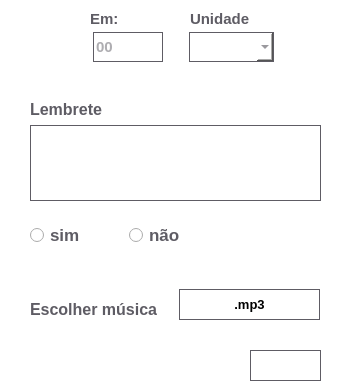
<?xml version="1.0" encoding="UTF-8"?>
<ui version="4.0">
 <class>form1</class>
 <widget class="QWidget" name="form1">
  <property name="windowModality">
   <enum>Qt::ApplicationModal</enum>
  </property>
  <property name="geometry">
   <rect>
    <x>0</x>
    <y>0</y>
    <width>360</width>
    <height>390</height>
   </rect>
  </property>
  <property name="sizePolicy">
   <sizepolicy hsizetype="Preferred" vsizetype="Preferred">
    <horstretch>120</horstretch>
    <verstretch>200</verstretch>
   </sizepolicy>
  </property>
  <property name="minimumSize">
   <size>
    <width>360</width>
    <height>390</height>
   </size>
  </property>
  <property name="maximumSize">
   <size>
    <width>360</width>
    <height>390</height>
   </size>
  </property>
  <property name="font">
   <font>
    <weight>50</weight>
    <bold>false</bold>
   </font>
  </property>
  <property name="windowTitle">
   <string>TimeOfStudy</string>
  </property>
  <property name="windowIcon">
   <iconset resource="filesMidia.qrc">
    <normaloff>:/imagens/fundo.png</normaloff>:/imagens/fundo.png</iconset>
  </property>
  <property name="layoutDirection">
   <enum>Qt::LeftToRight</enum>
  </property>
  <property name="autoFillBackground">
   <bool>false</bool>
  </property>
  <property name="styleSheet">
   <string notr="true">background-color:#fff;</string>
  </property>
  <property name="inputMethodHints">
   <set>Qt::ImhNone</set>
  </property>
  <widget class="QPushButton" name="pushButton">
   <property name="geometry">
    <rect>
     <x>250</x>
     <y>350</y>
     <width>71</width>
     <height>31</height>
    </rect>
   </property>
   <property name="styleSheet">
    <string notr="true">background-image: url(:/imagens/icon3.ico);
background-repeat:no-repeat;
background-position:cover;
border:1px solid rgb(94, 92, 100);
color: rgb(94,92,100);
</string>
   </property>
   <property name="text">
    <string/>
   </property>
  </widget>
  <widget class="QLabel" name="label_3">
   <property name="geometry">
    <rect>
     <x>190</x>
     <y>10</y>
     <width>67</width>
     <height>17</height>
    </rect>
   </property>
   <property name="font">
    <font>
     <family>Arial</family>
     <pointsize>11</pointsize>
     <weight>75</weight>
     <bold>true</bold>
    </font>
   </property>
   <property name="styleSheet">
    <string notr="true">color: rgb(94, 92, 100);</string>
   </property>
   <property name="text">
    <string>Unidade</string>
   </property>
  </widget>
  <widget class="QLabel" name="label_4">
   <property name="geometry">
    <rect>
     <x>90</x>
     <y>10</y>
     <width>67</width>
     <height>17</height>
    </rect>
   </property>
   <property name="font">
    <font>
     <family>Arial</family>
     <pointsize>11</pointsize>
     <weight>75</weight>
     <bold>true</bold>
    </font>
   </property>
   <property name="styleSheet">
    <string notr="true">color: rgb(94, 92, 100);</string>
   </property>
   <property name="text">
    <string>Em:</string>
   </property>
  </widget>
  <widget class="QWidget" name="layoutWidget">
   <property name="geometry">
    <rect>
     <x>30</x>
     <y>220</y>
     <width>191</width>
     <height>30</height>
    </rect>
   </property>
   <layout class="QHBoxLayout" name="horizontalLayout_2">
    <item>
     <widget class="QRadioButton" name="radioButton">
      <property name="font">
       <font>
        <family>Arial</family>
        <pointsize>13</pointsize>
        <weight>75</weight>
        <bold>true</bold>
       </font>
      </property>
      <property name="styleSheet">
       <string notr="true">color: rgb(94, 92, 100);</string>
      </property>
      <property name="text">
       <string>sim</string>
      </property>
     </widget>
    </item>
    <item>
     <widget class="QRadioButton" name="radioButton_2">
      <property name="font">
       <font>
        <family>Arial</family>
        <pointsize>13</pointsize>
        <weight>75</weight>
        <bold>true</bold>
       </font>
      </property>
      <property name="styleSheet">
       <string notr="true">color: rgb(94, 92, 100);</string>
      </property>
      <property name="text">
       <string>não</string>
      </property>
     </widget>
    </item>
   </layout>
  </widget>
  <widget class="QWidget" name="layoutWidget">
   <property name="geometry">
    <rect>
     <x>30</x>
     <y>100</y>
     <width>291</width>
     <height>101</height>
    </rect>
   </property>
   <layout class="QFormLayout" name="formLayout">
    <item row="0" column="0">
     <widget class="QLabel" name="label">
      <property name="font">
       <font>
        <family>Arial</family>
        <pointsize>12</pointsize>
        <weight>75</weight>
        <bold>true</bold>
       </font>
      </property>
      <property name="styleSheet">
       <string notr="true">color: rgb(94, 92, 100);</string>
      </property>
      <property name="text">
       <string>Lembrete</string>
      </property>
     </widget>
    </item>
    <item row="1" column="0" colspan="2">
     <widget class="QTextEdit" name="cMsg">
      <property name="font">
       <font>
        <family>Arial</family>
        <pointsize>11</pointsize>
        <weight>75</weight>
        <bold>true</bold>
       </font>
      </property>
      <property name="styleSheet">
       <string notr="true">border:1px solid rgb(94, 92, 100);
color:rgb(94, 92, 100);</string>
      </property>
      <property name="readOnly">
       <bool>false</bool>
      </property>
      <property name="html">
       <string>&lt;!DOCTYPE HTML PUBLIC &quot;-//W3C//DTD HTML 4.0//EN&quot; &quot;http://www.w3.org/TR/REC-html40/strict.dtd&quot;&gt;
&lt;html&gt;&lt;head&gt;&lt;meta name=&quot;qrichtext&quot; content=&quot;1&quot; /&gt;&lt;style type=&quot;text/css&quot;&gt;
p, li { white-space: pre-wrap; }
&lt;/style&gt;&lt;/head&gt;&lt;body style=&quot; font-family:'Arial'; font-size:11pt; font-weight:600; font-style:normal;&quot;&gt;
&lt;p style=&quot;-qt-paragraph-type:empty; margin-top:0px; margin-bottom:0px; margin-left:0px; margin-right:0px; -qt-block-indent:0; text-indent:0px;&quot;&gt;&lt;br /&gt;&lt;/p&gt;&lt;/body&gt;&lt;/html&gt;</string>
      </property>
     </widget>
    </item>
   </layout>
  </widget>
  <widget class="QWidget" name="layoutWidget">
   <property name="geometry">
    <rect>
     <x>73</x>
     <y>31</y>
     <width>221</width>
     <height>32</height>
    </rect>
   </property>
   <layout class="QHBoxLayout" name="horizontalLayout_3">
    <item>
     <widget class="QLineEdit" name="lineEdit">
      <property name="minimumSize">
       <size>
        <width>70</width>
        <height>30</height>
       </size>
      </property>
      <property name="maximumSize">
       <size>
        <width>70</width>
        <height>30</height>
       </size>
      </property>
      <property name="font">
       <font>
        <pointsize>11</pointsize>
        <weight>75</weight>
        <bold>true</bold>
       </font>
      </property>
      <property name="styleSheet">
       <string notr="true">border:1px solid rgb(94, 92, 100);
color: rgb(94, 92, 100);</string>
      </property>
      <property name="maxLength">
       <number>2</number>
      </property>
      <property name="placeholderText">
       <string>00</string>
      </property>
     </widget>
    </item>
    <item>
     <widget class="QComboBox" name="comboBox">
      <property name="minimumSize">
       <size>
        <width>85</width>
        <height>30</height>
       </size>
      </property>
      <property name="maximumSize">
       <size>
        <width>85</width>
        <height>30</height>
       </size>
      </property>
      <property name="font">
       <font>
        <family>Arial</family>
        <pointsize>11</pointsize>
        <weight>75</weight>
        <bold>true</bold>
       </font>
      </property>
      <property name="styleSheet">
       <string notr="true">border:1px solid rgb(94, 92, 100);
color: rgb(94, 92, 100);
</string>
      </property>
      <item>
       <property name="text">
        <string/>
       </property>
      </item>
      <item>
       <property name="text">
        <string>minutos</string>
       </property>
      </item>
      <item>
       <property name="text">
        <string>horas</string>
       </property>
      </item>
     </widget>
    </item>
   </layout>
  </widget>
  <widget class="QPushButton" name="btn_mp3">
   <property name="geometry">
    <rect>
     <x>179</x>
     <y>289</y>
     <width>141</width>
     <height>31</height>
    </rect>
   </property>
   <property name="font">
    <font>
     <family>Arial</family>
     <pointsize>10</pointsize>
     <weight>75</weight>
     <bold>true</bold>
    </font>
   </property>
   <property name="styleSheet">
    <string notr="true">background-image: url(:/imagens/icon7.ico);
background-repeat:no-repeat;

border:1px solid rgb(94, 92, 100);</string>
   </property>
   <property name="text">
    <string>.mp3</string>
   </property>
  </widget>
  <widget class="QLabel" name="label_2">
   <property name="geometry">
    <rect>
     <x>30</x>
     <y>300</y>
     <width>131</width>
     <height>19</height>
    </rect>
   </property>
   <property name="font">
    <font>
     <pointsize>12</pointsize>
     <weight>75</weight>
     <bold>true</bold>
    </font>
   </property>
   <property name="styleSheet">
    <string notr="true">color: rgb(94, 92, 100);</string>
   </property>
   <property name="text">
    <string>Escolher música</string>
   </property>
  </widget>
 </widget>
 <resources>
  <include location="filesMidia.qrc"/>
 </resources>
 <connections/>
</ui>
